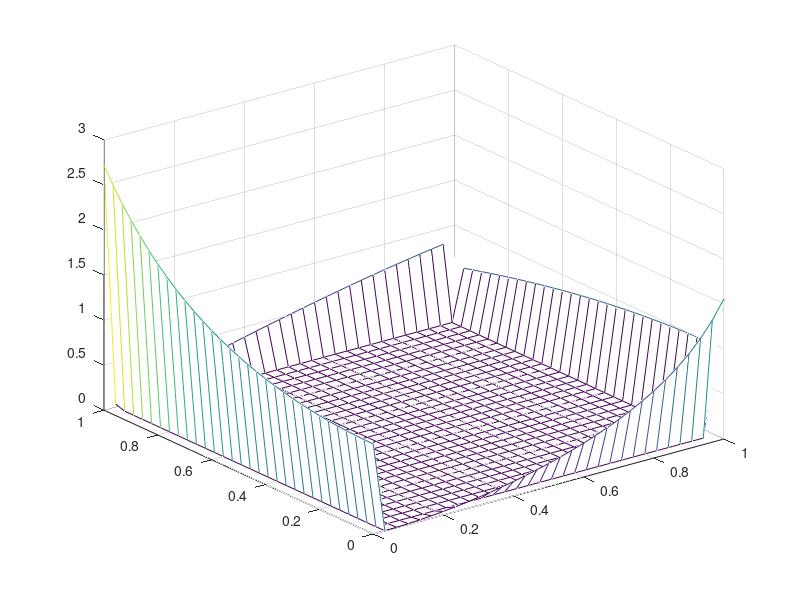
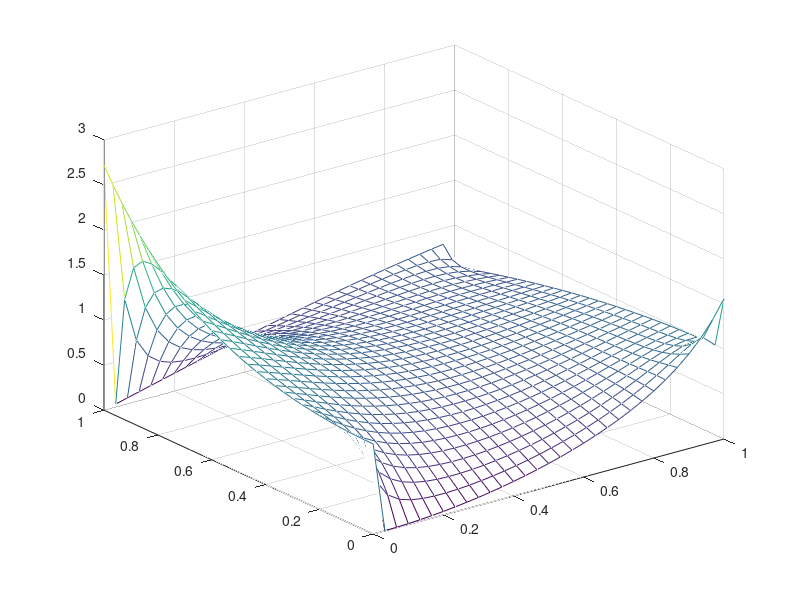

Write the MATLAB code that produced these figures, in order.
% Tarea 19
% 13 de Enero del 2022
% Metodo de relajación para la solución
% de una ecuación de laplace
% con diferentes condiciones inicales


close all; clear; clc;

N = 30; tol = 1e-6; a = 0; b = 1;c = 0; d = 1; k = 0;
h = (b-a)/N; h1 = h*h; x = a:h:b; y = c:h:d;
u2 = zeros(N+1, N+1); u1 = zeros(N+1, N+1);usol = zeros(N+1, N+1);
% condiciones inicales
for i = 1:N+1
  u2(1, i) = tan(x(i)*y(i));
  u2(N+1, i) = sin(y(i));
  u2(i, 1) = exp(y(i).^2);
  u2(i, N+1) = cos(x(i));
endfor

figure(1); clf; mesh(x, y, u2)

while max(max(abs(u1 - u2))) > tol
  k = k + 1;
  u1 = u2;
  for i =2:N
    for j = 2:N
      u2(i,j) = (u1(i-1, j) + u1(i+1, j) + u1(i, j+1) + u1(i, j-1))/4;
    endfor
  endfor
endwhile

figure(2); clf;mesh(x, y, u2);
